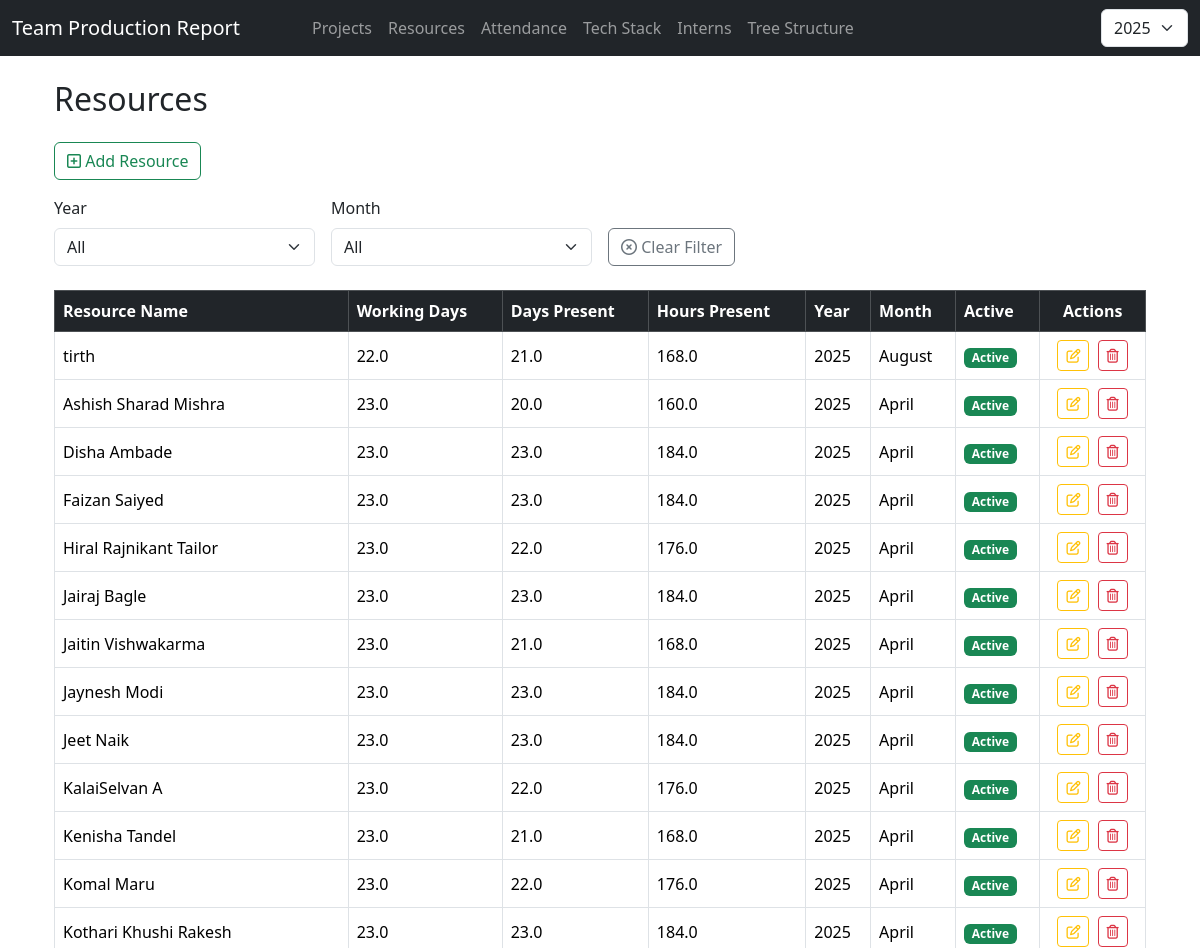
The app's page /resources/ (upper part), older data.
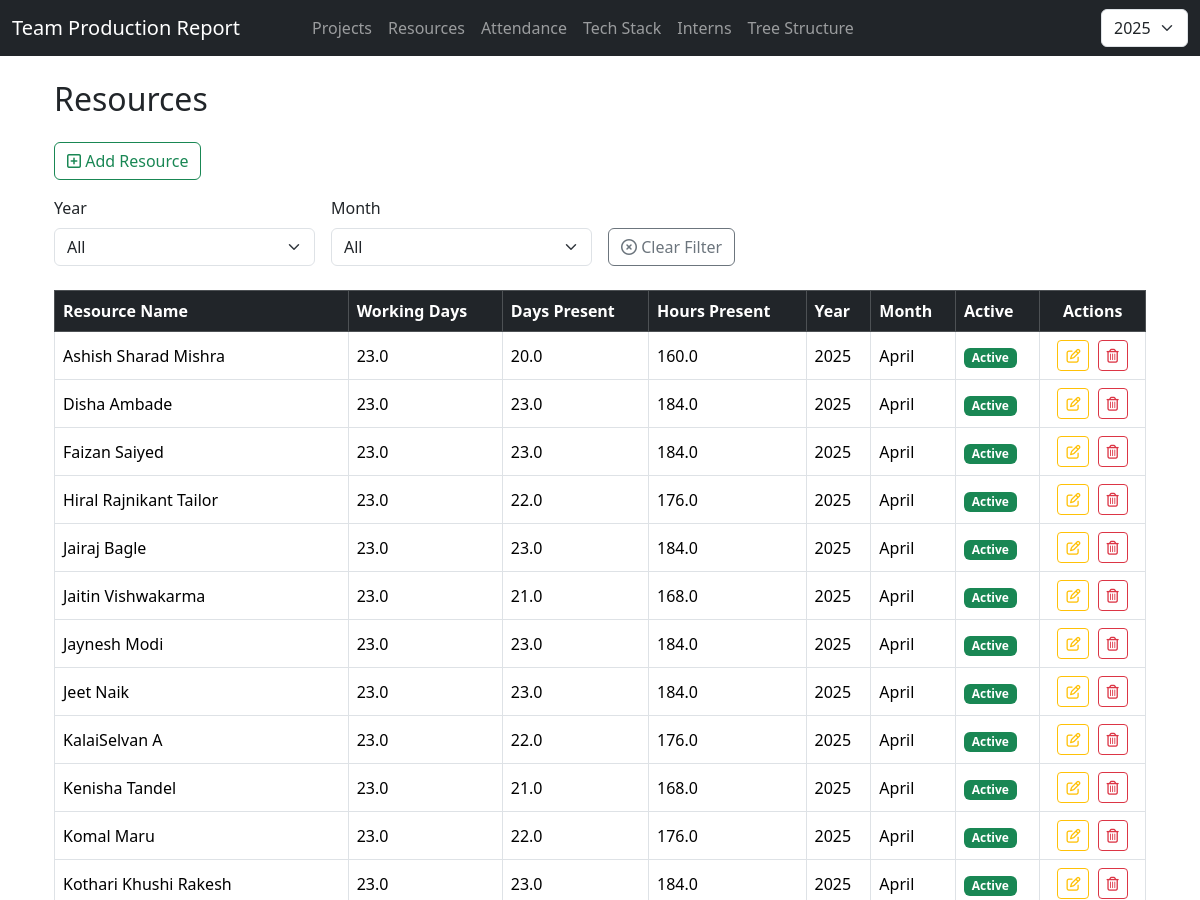
The same page, newer data.
### resources/models.py (models this page shows, shortened)
class Resource(models.Model):
    resource_name = models.CharField(
        max_length=100,
        help_text="Enter the full name of the resource"
    )
    year = models.PositiveIntegerField(
        help_text="Enter the year manually (e.g., 2025)"
    )
    month = models.PositiveSmallIntegerField(
        choices=[(i, calendar.month_name[i]) for i in range(1, 13)],
        help_text="Enter the month manually (1-12)"
    )
    working_days = models.FloatField(
        null=True,
        blank=True,
        help_text="Leave blank to auto-calculate (Mon-Fri + 1st Saturday)"
    )
    present_day = models.FloatField(
        default=0,
        help_text="Days resource was present"
    )
    present_hours = models.FloatField(
        default=0,
        help_text="Auto-calculated as present_day * 8 hours if not set"
    )
    created_at = models.DateTimeField(auto_now_add=True)
    counting = models.FloatField(default=0, help_text="Counting value")
    is_active = models.BooleanField(
        default=True,
        help_text="Uncheck to deactivate this resource instead of deleting."
    )
    class Meta:
        db_table = 'resources'
        ordering = ['-year', '-month', 'resource_name']
        verbose_name = 'Resource'
        verbose_name_plural = 'Resources'
        unique_together = ('resource_name', 'year', 'month')

### resources/views.py (the view)
# urls.py: path("", views.resource_list, name="resource_list"),  # List all resources at /resources/
def resource_list(request):
    resources = Resource.objects.all()
    year = request.GET.get("year")
    month = request.GET.get("month")
    if year:
        resources = resources.filter(year=year)
    if month:
        resources = resources.filter(month=month)
    years = Resource.objects.values_list('year', flat=True).distinct().order_by('-year')
    months = [(i, month_name[i]) for i in range(1, 13)]
    return render(request, "resources/resource_list.html", {
        "resources": resources,
        "years": years,
        "months": months,
    })

### resources/templates/resources/resource_list.html (shortened to what this page needs)
{% extends "base.html" %}
{% load static %}
{% block content %}
<div class="container mt-4">
    <h2 class="mb-4">Resources</h2>
    <a href="{% url 'resources:resource_create' %}" class="btn btn-outline-success mb-3">
        <i class="far fa-plus-square"></i> Add Resource
    </a>
    <form method="get" id="filterForm" class="row g-3 align-items-end mb-4">
        <div class="col-md-3">
            <label for="year" class="form-label">Year</label>
            <select class="form-select" id="year" name="year">
                <option value="">All</option>
            </select>
        </div>
        <div class="col-md-3">
            <label for="month" class="form-label">Month</label>
            <select class="form-select" id="month" name="month">
                <option value="">All</option>
            </select>
        </div>
        <div class="col-md-2 d-flex">
            <a href="{% url 'resources:resource_list' %}" class="btn btn-outline-secondary mt-auto">
                <i class="far fa-times-circle"></i> Clear Filter
            </a>
        </div>
    </form>
    {% if resources %}
    <div class="table-responsive">
        <table class="table table-bordered table-hover align-middle">
            <thead class="table-dark">
                <tr>
                    <th>Resource Name</th>
                    <th>Working Days</th>
                    <th>Days Present</th>
                    <th>Hours Present</th>
                    <th>Year</th>
                    <th>Month</th>
                    <th>Active</th>
                    <th class="text-center">Actions</th>
                </tr>
            </thead>
            <tbody>
                {% for r in resources %}
                <tr>
                    <td>{{ r.resource_name }}</td>
                    <td>{{ r.working_days }}</td>
                    <td>{{ r.present_day }}</td>
                    <td>{{ r.present_hours }}</td>
                    <td>{{ r.year }}</td>
                    <td>{{ r.get_month_display }}</td>
                    <td>
                    {% if r.is_active %}
                    <span class="badge bg-success">Active</span>
                    {% else %}
                    <span class="badge bg-danger">Inactive</span>
                    {% endif %}
                    </td>
                    <td class="text-center">
                        <a href="{% url 'resources:resource_update' r.pk %}"
                            class="btn btn-sm btn-outline-warning me-1">
                            <i class="far fa-edit"></i>
                        </a>
                        <a href="{% url 'resources:resource_delete' r.pk %}" class="btn btn-sm btn-outline-danger">
                            <i class="far fa-trash-alt"></i>
                        </a>
                    </td>
                </tr>
                {% endfor %}
            </tbody>
        </table>
    </div>
    {% else %}
    <div class="alert alert-info"><i class="far fa-folder-open"></i> No resources found.</div>
    {% endif %}
</div>
{% endblock %}

Row changes from the older to the newer data that the page shows:
removed Resource: resource_name "tirth", working_days "22.0", present_day "21.0", present_hours "168.0", year "2025", month "August", is_active "Active"
